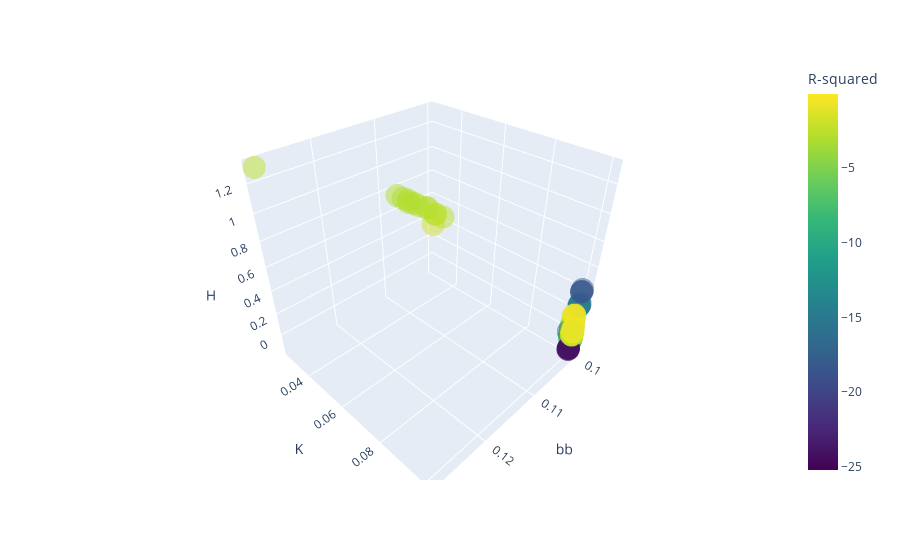

The cell this chart's notebook holds for it:
### Code cell
# plot bb, K, H
fig = px.scatter_3d(minmax_fits, x='bb', y='K', z='H', color='r2', 
                    color_continuous_scale='viridis', opacity=0.5,
                    labels={'r2': 'R-squared'})

fig.show()

### Figure 1 — Plotly figure (JSON) as saved in the notebook; plotly's stock layout.template omitted (floating-point values rounded to 4 significant figures; data arrays with more than 128 entries replaced by an {"elided": "..."} marker saying what was removed)
{"data": [{"hovertemplate": "bb=%{x}<br>K=%{y}<br>H=%{z}<br>R-squared=%{marker.color}<extra></extra>", "legendgroup": "", "marker": {"color": {"elided": "1938 float values"}, "coloraxis": "coloraxis", "opacity": 0.5, "symbol": "circle"}, "mode": "markers", "name": "", "scene": "scene", "showlegend": false, "type": "scatter3d", "x": {"elided": "1938 float values"}, "y": {"elided": "1938 float values"}, "z": {"elided": "1938 float values"}}], "layout": {"coloraxis": {"colorbar": {"title": {"text": "R-squared"}}, "colorscale": [[0, "#440154"], [0.1111, "#482878"], [0.2222, "#3e4989"], [0.3333, "#31688e"], [0.4444, "#26828e"], [0.5556, "#1f9e89"], [0.6667, "#35b779"], [0.7778, "#6ece58"], [0.8889, "#b5de2b"], [1, "#fde725"]]}, "legend": {"tracegroupgap": 0}, "margin": {"t": 60}, "scene": {"domain": {"x": [0, 1], "y": [0, 1]}, "xaxis": {"title": {"text": "bb"}}, "yaxis": {"title": {"text": "K"}}, "zaxis": {"title": {"text": "H"}}}}}
